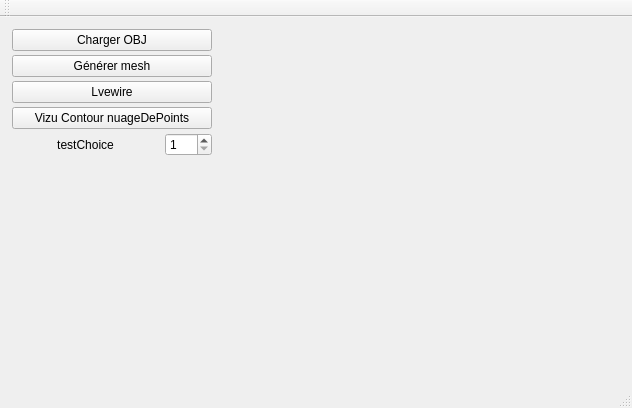
<?xml version="1.0" encoding="UTF-8"?>
<ui version="4.0">
 <class>MainWindow</class>
 <widget class="QMainWindow" name="MainWindow">
  <property name="geometry">
   <rect>
    <x>0</x>
    <y>0</y>
    <width>632</width>
    <height>408</height>
   </rect>
  </property>
  <property name="windowTitle">
   <string>MainWindow</string>
  </property>
  <widget class="QWidget" name="centralWidget">
   <widget class="QWidget" name="widget_2" native="true">
    <property name="geometry">
     <rect>
      <x>9</x>
      <y>9</y>
      <width>206</width>
      <height>165</height>
     </rect>
    </property>
    <property name="sizePolicy">
     <sizepolicy hsizetype="Maximum" vsizetype="Preferred">
      <horstretch>150</horstretch>
      <verstretch>0</verstretch>
     </sizepolicy>
    </property>
    <property name="minimumSize">
     <size>
      <width>150</width>
      <height>0</height>
     </size>
    </property>
    <layout class="QVBoxLayout" name="verticalLayout">
     <property name="spacing">
      <number>4</number>
     </property>
     <property name="leftMargin">
      <number>3</number>
     </property>
     <property name="topMargin">
      <number>3</number>
     </property>
     <property name="rightMargin">
      <number>3</number>
     </property>
     <property name="bottomMargin">
      <number>3</number>
     </property>
     <item>
      <widget class="QPushButton" name="pushButton_chargement">
       <property name="minimumSize">
        <size>
         <width>200</width>
         <height>0</height>
        </size>
       </property>
       <property name="text">
        <string>Charger OBJ</string>
       </property>
      </widget>
     </item>
     <item>
      <widget class="QPushButton" name="pushButton_generer">
       <property name="text">
        <string>Générer mesh</string>
       </property>
      </widget>
     </item>
     <item>
      <widget class="QPushButton" name="pushButton_livewire">
       <property name="text">
        <string>Lvewire</string>
       </property>
      </widget>
     </item>
     <item>
      <widget class="QPushButton" name="pushButton_vizuContour">
       <property name="text">
        <string>Vizu Contour nuageDePoints</string>
       </property>
      </widget>
     </item>
     <item>
      <layout class="QHBoxLayout" name="horizontalLayout">
       <item>
        <widget class="QLabel" name="label">
         <property name="sizePolicy">
          <sizepolicy hsizetype="Expanding" vsizetype="Preferred">
           <horstretch>0</horstretch>
           <verstretch>0</verstretch>
          </sizepolicy>
         </property>
         <property name="text">
          <string>testChoice</string>
         </property>
         <property name="alignment">
          <set>Qt::AlignCenter</set>
         </property>
        </widget>
       </item>
       <item>
        <widget class="QSpinBox" name="spinBox">
         <property name="minimum">
          <number>1</number>
         </property>
         <property name="maximum">
          <number>100</number>
         </property>
        </widget>
       </item>
      </layout>
     </item>
     <item>
      <spacer name="verticalSpacer">
       <property name="orientation">
        <enum>Qt::Vertical</enum>
       </property>
       <property name="sizeHint" stdset="0">
        <size>
         <width>20</width>
         <height>40</height>
        </size>
       </property>
      </spacer>
     </item>
    </layout>
   </widget>
   <widget class="MeshViewerWidget" name="displayWidget" native="true">
    <property name="geometry">
     <rect>
      <x>221</x>
      <y>9</y>
      <width>402</width>
      <height>329</height>
     </rect>
    </property>
   </widget>
  </widget>
  <widget class="QMenuBar" name="menuBar">
   <property name="geometry">
    <rect>
     <x>0</x>
     <y>0</y>
     <width>632</width>
     <height>22</height>
    </rect>
   </property>
  </widget>
  <widget class="QToolBar" name="mainToolBar">
   <attribute name="toolBarArea">
    <enum>TopToolBarArea</enum>
   </attribute>
   <attribute name="toolBarBreak">
    <bool>false</bool>
   </attribute>
  </widget>
  <widget class="QStatusBar" name="statusBar"/>
 </widget>
 <layoutdefault spacing="6" margin="11"/>
 <customwidgets>
  <customwidget>
   <class>MeshViewerWidget</class>
   <extends>QWidget</extends>
   <header location="global">meshviewerwidget.h</header>
   <container>1</container>
  </customwidget>
 </customwidgets>
 <resources/>
 <connections/>
</ui>
